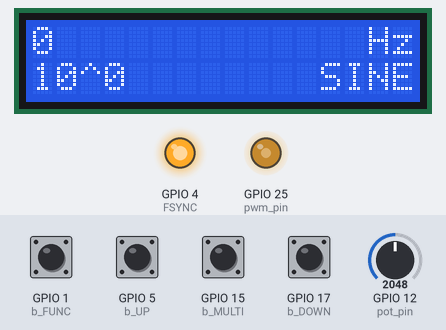
Simulated run of this sketch. Board: ESP32. On the bench: 16×2 character LCD, output pins drawn as LEDs (lit = HIGH). The test bench sets the inputs (shaded band); at power-on: GPIO 1 (b_FUNC), GPIO 5 (b_UP), GPIO 15 (b_MULTI), GPIO 17 (b_DOWN) HIGH, GPIO 12 (pot_pin) = 2048.

Above: at 6.3 s.
6.4 s: GPIO 1 (b_FUNC) pulled LOW for 1 s
At 8.5 s:
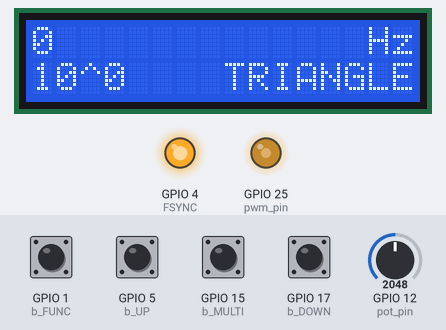
8.9 s: GPIO 12 (pot_pin) set to 2866
At 9.9 s:
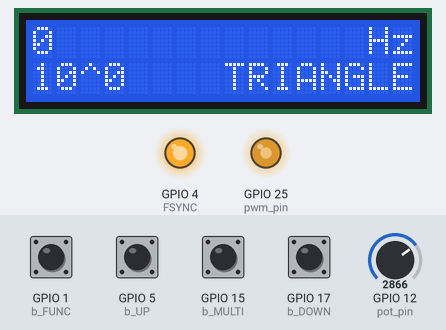
10.4 s: GPIO 12 (pot_pin) set to 3603
At 10.9 s:
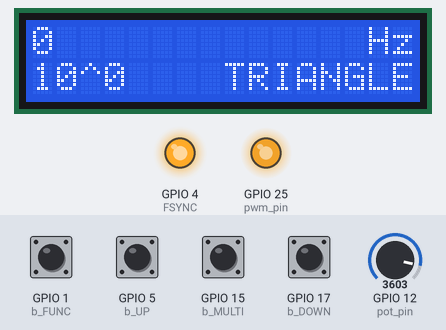
11.9 s: GPIO 12 (pot_pin) set to 960
At 13.1 s:
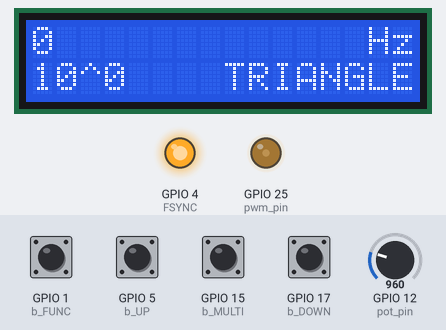
13.4 s: GPIO 1 (b_FUNC) pulled LOW for 0.15 s
At 13.49 s:
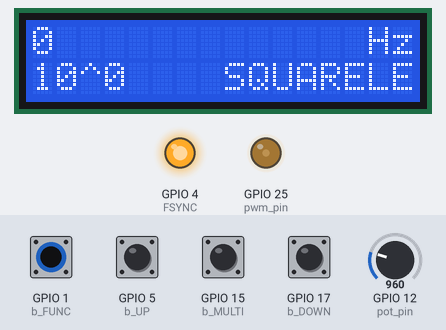
15.0 s: GPIO 5 (b_UP) pulled LOW for 0.15 s
At 15.6 s:
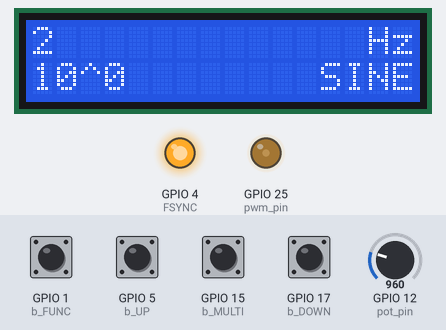
Timing chart, 0 to 17.6 s (numbered marks = the images above; inputs shaded):
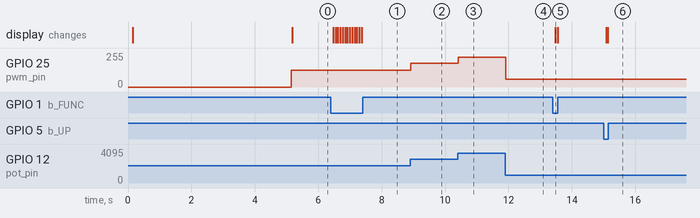

The sketch:

ad9833andPWM.ino
```cpp
#include<SPI.h>
#include <LiquidCrystal_I2C.h>
LiquidCrystal_I2C lcd (0x27, 16,2); // Создание объекта lcd для работы с ЖК-дисплеем.
#define FSYNC 4 // Определение пина FSYNC.

#define WAVE_SINE     0x2000 // Определение типов волн: синусоидальная, прямоугольная, треугольная.
#define WAVE_SQUARE   0x2028
#define WAVE_TRIANGLE 0x2002
// Определение пинов кнопок для управления частотой и функцией генератора.
#define b_UP    5
#define b_DOWN  17
#define b_MULTI 15
#define b_FUNC  1

long int counter = 0;  // Установка начальной частоты.
long int counter_ant = 0; // Переменная для хранения предыдущей частоты.
long int function = 0; // Переменная для хранения типа волны (синусоидальная, прямоугольная, треугольная).
long int function_ant = 0; // Переменная для хранения предыдущего типа волны.
int multi = 0; // Переменная для хранения текущей степени десяти.
int func = 0; // Переменная для хранения текущей функции.
int func_ant = 0; // Переменная для хранения предыдущей функции.
const byte pwm_pin = 25; // Установка пина для ШИМ мигнала.
const byte pot_pin = 12; // Установка пина потенциометра.
int potValue = analogRead(pot_pin); // Считываем показания с потенциометра.
int duty = map(potValue, 0, 4095, 0, 255); // Определяем скважность ШИМ.


void AD9833setup(){ // Функция настройки генератора.
   pinMode(FSYNC, OUTPUT); // Установка пина FSYNC на выход.
   digitalWrite(FSYNC, HIGH);
   SPI.begin();
   delay(50);
   AD9833reset();
}

void AD9833reset(){ // Функция сброса генератора.
   WriteRegister(0x100); // Отправка сигнала сброса.
   delay(10); // Задержка 10 миллисекунд.
}

void AD9833setFrequency(long frequency, int Waveform){ // Функция установки частоты и типа волны.
   long FreqWord = (frequency * pow(2, 28)) / 25.0E6; // Расчет значения частоты.
   int MSB = (int)((FreqWord & 0xFFFC000) >> 14);
   int LSB = (int)(FreqWord & 0x3FFF);
   LSB |= 0x4000;
   MSB |= 0x4000;
   WriteRegister(0x2100);
   WriteRegister(LSB);
   WriteRegister(MSB);
   WriteRegister(0xC000);
   WriteRegister(Waveform);
}
//записываем данные в AD9833
void WriteRegister(int dat){
   SPI.setDataMode(SPI_MODE2);
   digitalWrite(FSYNC, LOW);
   delayMicroseconds(10);
   SPI.transfer(dat>>8);
   SPI.transfer(dat&0xFF);
   digitalWrite(FSYNC, HIGH);
   SPI.setDataMode(SPI_MODE0);
}

void setup(){
   ledcAttachPin (pwm_pin,0); // Определения канала ШИМ.
   ledcSetup(0,10000,8); // Настройки ШИМ сигнала (10 кГц, 8 бит).
   Serial.begin(9600);
   AD9833setup();
   pinMode(b_UP, INPUT_PULLUP);
   pinMode(b_DOWN,INPUT_PULLUP);
   pinMode(b_MULTI,INPUT_PULLUP);
   pinMode(b_FUNC,INPUT_PULLUP);
   //инциализация дисплея
   lcd.init ();
   lcd.setCursor(0, 0);
   lcd.print("Wafeform Generat");
   lcd.backlight ();
   lcd.setCursor(1, 3);
   lcd.print("ChepurkoM 2023");
   delay(5000);
   lcd.clear();

}
//обновление информации
void actualiza_func(){
   if(!digitalRead(b_FUNC)){
      delay(50);
      if(!digitalRead(b_FUNC)){
         if(func_ant == 0)
            func = 1;
         if(func_ant == 1)
            func = 2;
         if(func_ant == 2)
            func = 0;
         func_ant = func;
         if(func_ant == 3)
            func = 3;
         func_ant = func;
      }
   }
   if(func == 0){
      lcd.setCursor(6, 1);
      lcd.print("      SINE");
      function = WAVE_SINE;
   }
   if(func == 1){
      lcd.setCursor(6, 1);
      lcd.print("  TRIANGLE");
      function = WAVE_TRIANGLE;
   }
   if(func == 2){
      lcd.setCursor(6, 1);
      lcd.print("  SQUARE");
      function = WAVE_SQUARE;
   }
   if(func == 3){
      lcd.setCursor(6, 1);
      lcd.print("     PWM");
      function = WAVE_SQUARE;
   }
   if(counter_ant != counter || function_ant != function){
      AD9833setFrequency(counter, function);
   }
   counter_ant = counter;
   function_ant = function;
}

void limpiaDigitos(){
   if(counter < 100){
      lcd.setCursor(2, 0);
      lcd.print("      ");
   }else{
      if(counter < 1000){
         lcd.setCursor(3, 0);
         lcd.print("     ");
      }else{
         if(counter < 10000){
            lcd.setCursor(4, 0);
            lcd.print("    ");
         }else{
            if(counter < 100000){
               lcd.setCursor(5, 0);
               lcd.print("   ");
            }else{
               if(counter < 1000000){
                  lcd.setCursor(6, 0);
                  lcd.print("  ");
               }else{
                  if(counter < 1999000){
                     lcd.setCursor(7, 0);
                     lcd.print(" ");
                  }
               }
            }
         }
      }
   }
}
void PWM(){
    int potValue = analogRead(pot_pin); // Считываем показания с потенциометра.
    int duty = map(potValue, 0, 4095, 0, 255); // Определяем скважность ШИМ.
    ledcWrite(0,duty);
}
void loop(){
   PWM();
   switch(multi){
   case 0:
      if(!digitalRead(b_MULTI)){
         delay(50);
         if(!digitalRead(b_MULTI)){
            multi = 1;
         }
      }
      if(!digitalRead(b_UP)){
         delay(50);
         if(!digitalRead(b_UP)){
            counter++;
         }
      }
      if(!digitalRead(b_DOWN)){
         delay(50);
         if(!digitalRead(b_DOWN)){
            if(counter>0)
               counter--;
         }
      }
      lcd.setCursor(0, 1);
      lcd.print("10^0");
      lcd.setCursor(14, 0);
      lcd.print("Hz");
      lcd.setCursor(0, 0);
      lcd.print(counter);
      limpiaDigitos();
      actualiza_func();
      break;
   case 1:
      if(!digitalRead(b_MULTI)){
         delay(50);
         if(!digitalRead(b_MULTI)){
            multi = 2;
         }
      }
      if(!digitalRead(b_UP)){
         delay(50);
         if(!digitalRead(b_UP)){
            counter = counter + 1000;
         }
      }
      if(!digitalRead(b_DOWN)){
         delay(50);
         if(!digitalRead(b_DOWN)){
            if(counter>1000)
               counter = counter - 1000;
         }
      }
      lcd.setCursor(0, 1);
      lcd.print("10^3");
      lcd.setCursor(14, 0);
      lcd.print("Hz");
      lcd.setCursor(0, 0);
      lcd.print(counter);
      limpiaDigitos();
      actualiza_func();
      break;
   case 2:
      if(!digitalRead(b_MULTI)){
         delay(50);
         if(!digitalRead(b_MULTI)){
            multi = 0;
         }
      }
      if(!digitalRead(b_UP)){
         delay(50);
         if(!digitalRead(b_UP)){
            if(counter<1000000)
               counter = counter + 1000000;
         }
      }
      if(!digitalRead(b_DOWN)){
         delay(50);
         if(!digitalRead(b_DOWN)){
            if(counter>1000000)
               counter = counter - 1000000;
         }
      }
      lcd.setCursor(0, 1);
      lcd.print("10^6");
      lcd.setCursor(14, 0);
      lcd.print("Hz");
      lcd.setCursor(0, 0);
      lcd.print(counter);
      limpiaDigitos();
      actualiza_func();
      break;
   }
}
```

Measured:
- after the input at 6.4 s, the display: changes after 0.07 s (image 1)
- after the input at 8.9 s, GPIO 25 (pwm_pin): 127/255 → 177/255 at once
- after the input at 10.4 s, GPIO 25 (pwm_pin): 177/255 → 223/255 at once
- after the input at 11.9 s, GPIO 25 (pwm_pin): 223/255 → 59/255 at once
- after the input at 13.4 s, the display: changes after 0.08 s (image 5)
- after the input at 15.0 s, the display: first changes after 0.08 s (image 6 shows a later state)
